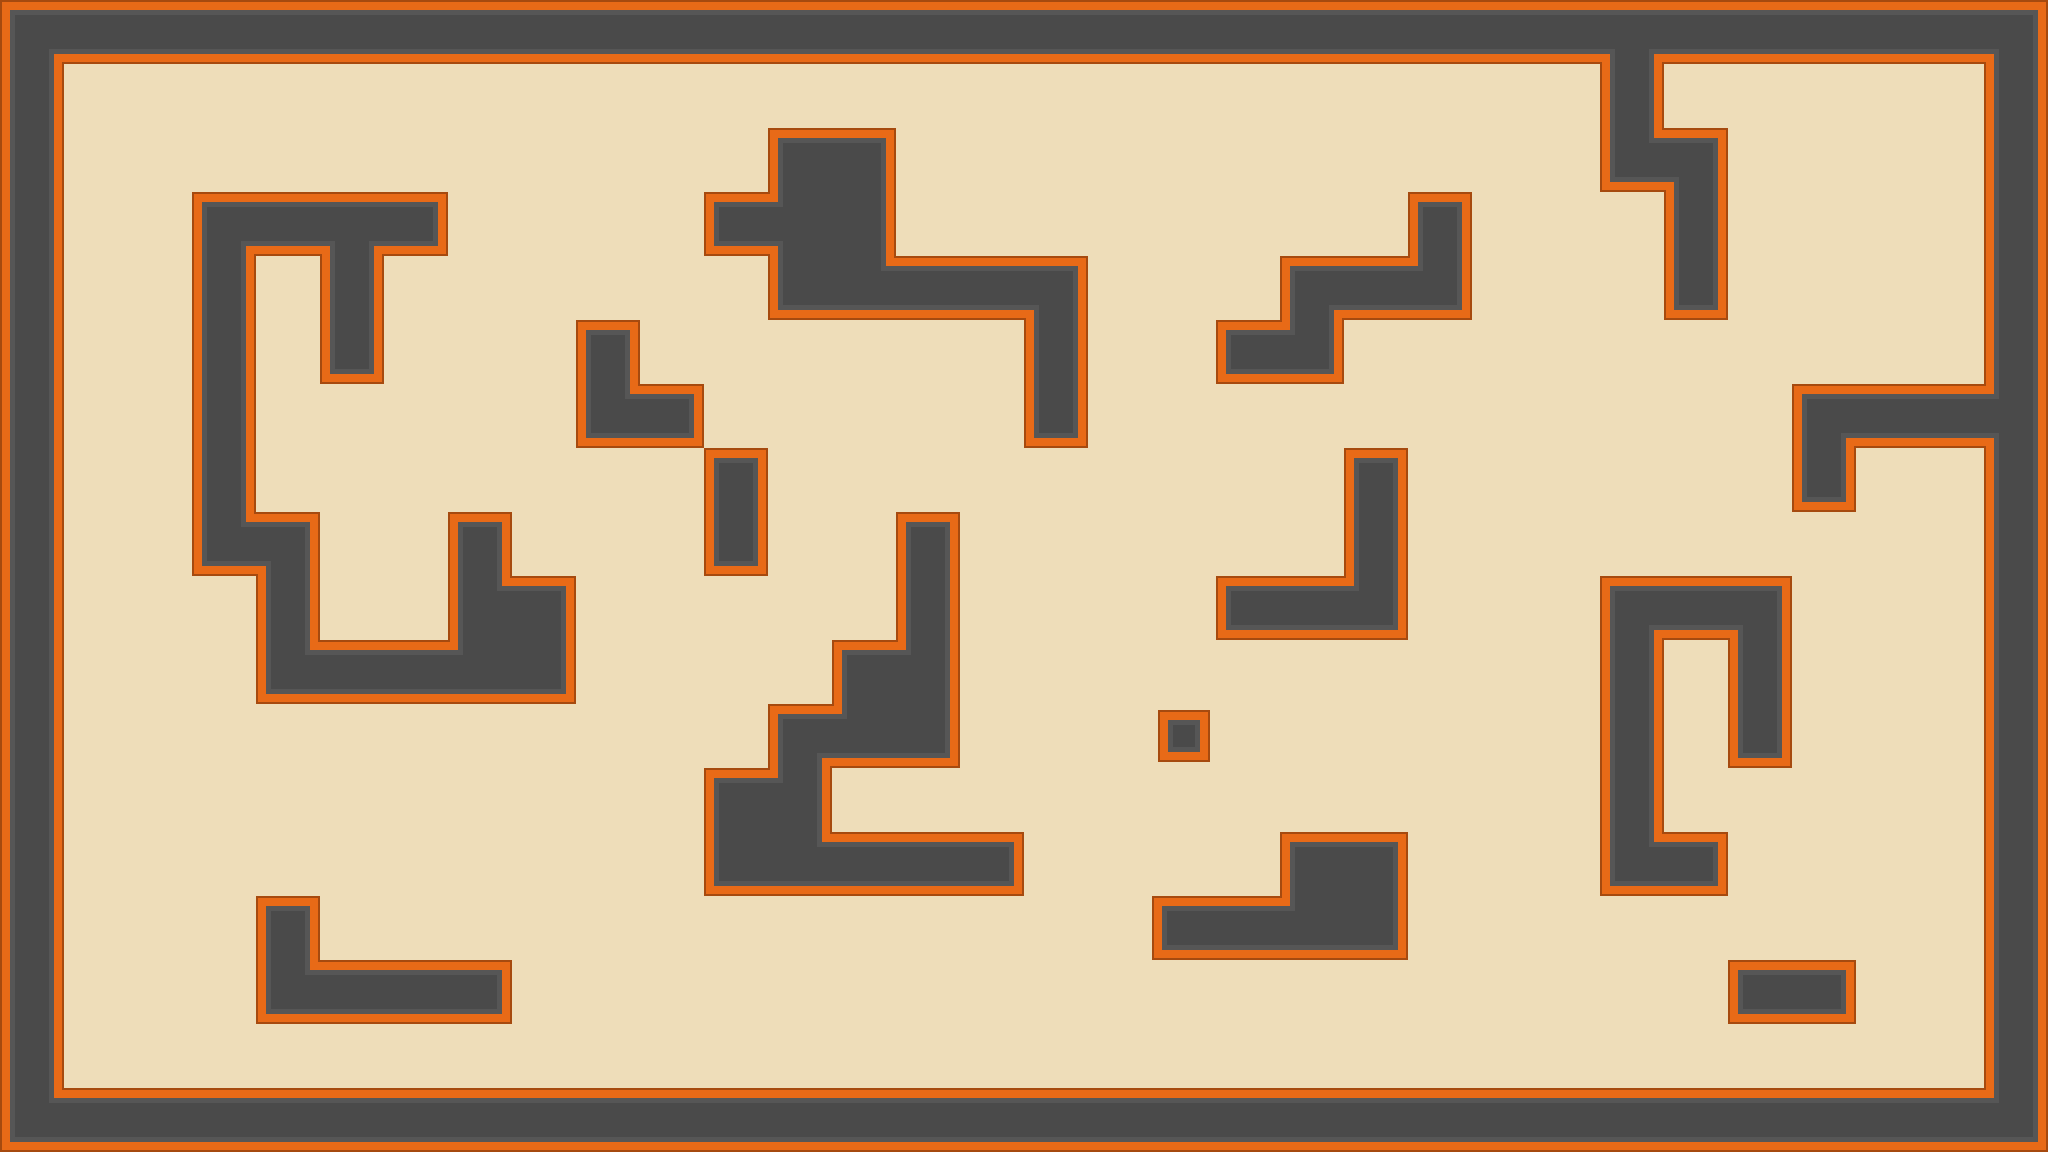

Below is a game level as drawn by its tile map, then a one-line description and the .tmx file that defines it, in full:
An orthogonal 32x18 tile map with 64x64 px tiles, 3 tile layers (groundLayer, collisionLayer, bulletLayer), 1 hidden layer not drawn, 2 tilesets.

<map version="1.9" tiledversion="1.9.2" orientation="orthogonal" renderorder="right-down" width="32" height="18" tilewidth="64" tileheight="64" infinite="0" nextlayerid="5" nextobjectid="1">
 <tileset firstgid="1" source="TileSet/pirateTileset.tsx" />
 <tileset firstgid="97" source="TileSet/shooterTileSet.tsx" />
 <layer id="1" name="groundLayer" width="32" height="18">
  <data encoding="csv">
18,18,18,18,18,18,18,18,18,18,18,18,18,18,18,18,18,18,18,18,18,18,18,18,18,18,18,18,18,18,18,18,
18,18,18,18,18,18,18,18,18,18,18,18,18,18,18,18,18,18,18,18,18,18,18,18,18,18,18,18,18,18,18,18,
18,18,18,18,18,18,18,18,18,18,18,18,18,18,18,18,18,18,18,18,18,18,18,18,18,18,18,18,18,18,18,18,
18,18,18,18,18,18,18,18,18,18,18,18,18,18,18,18,18,18,18,18,18,18,18,18,18,18,18,18,18,18,18,18,
18,18,18,18,18,18,18,18,18,18,18,18,18,18,18,18,18,18,18,18,18,18,18,18,18,18,18,18,18,18,18,18,
18,18,18,18,18,18,18,18,18,18,18,18,18,18,18,18,18,18,18,18,18,18,18,18,18,18,18,18,18,18,18,18,
18,18,18,18,18,18,18,18,18,18,18,18,18,18,18,18,18,18,18,18,18,18,18,18,18,18,18,18,18,18,18,18,
18,18,18,18,18,18,18,18,18,18,18,18,18,18,18,18,18,18,18,18,18,18,18,18,18,18,18,18,18,18,18,18,
18,18,18,18,18,18,18,18,18,18,18,18,18,18,18,18,18,18,18,18,18,18,18,18,18,18,18,18,18,18,18,18,
18,18,18,18,18,18,18,18,18,18,18,18,18,18,18,18,18,18,18,18,18,18,18,18,18,18,18,18,18,18,18,18,
18,18,18,18,18,18,18,18,18,18,18,18,18,18,18,18,18,18,18,18,18,18,18,18,18,18,18,18,18,18,18,18,
18,18,18,18,18,18,18,18,18,18,18,18,18,18,18,18,18,18,18,18,18,18,18,18,18,18,18,18,18,18,18,18,
18,18,18,18,18,18,18,18,18,18,18,18,18,18,18,18,18,18,18,18,18,18,18,18,18,18,18,18,18,18,18,18,
18,18,18,18,18,18,18,18,18,18,18,18,18,18,18,18,18,18,18,18,18,18,18,18,18,18,18,18,18,18,18,18,
18,18,18,18,18,18,18,18,18,18,18,18,18,18,18,18,18,18,18,18,18,18,18,18,18,18,18,18,18,18,18,18,
18,18,18,18,18,18,18,18,18,18,18,18,18,18,18,18,18,18,18,18,18,18,18,18,18,18,18,18,18,18,18,18,
18,18,18,18,18,18,18,18,18,18,18,18,18,18,18,18,18,18,18,18,18,18,18,18,18,18,18,18,18,18,18,18,
18,18,18,18,18,18,18,18,18,18,18,18,18,18,18,18,18,18,18,18,18,18,18,18,18,18,18,18,18,18,18,18
</data>
 </layer>
 <layer id="4" name="collisionLayer" width="32" height="18">
  <data encoding="csv">
205,207,207,207,207,207,207,207,207,207,207,207,207,207,207,207,207,207,207,207,207,207,207,207,207,208,207,207,207,207,207,206,
234,0,0,0,0,0,0,0,0,0,0,0,0,0,0,0,0,0,0,0,0,0,0,0,0,234,0,0,0,0,0,234,
234,0,0,0,0,0,0,0,0,0,0,0,212,213,0,0,0,0,0,0,0,0,0,0,0,232,206,0,0,0,0,234,
234,0,0,205,207,208,210,0,0,0,0,238,289,264,0,0,0,0,0,0,0,0,237,0,0,0,234,0,0,0,0,234,
234,0,0,234,0,234,0,0,0,0,0,0,239,345,207,207,206,0,0,0,205,207,233,0,0,0,211,0,0,0,0,234,
234,0,0,234,0,211,0,0,0,237,0,0,0,0,0,0,234,0,0,238,233,0,0,0,0,0,0,0,0,0,0,234,
234,0,0,234,0,0,0,0,0,232,210,0,0,0,0,0,211,0,0,0,0,0,0,0,0,0,0,0,205,207,207,236,
234,0,0,234,0,0,0,0,0,0,0,237,0,0,0,0,0,0,0,0,0,237,0,0,0,0,0,0,211,0,0,234,
234,0,0,232,206,0,0,237,0,0,0,211,0,0,237,0,0,0,0,0,0,234,0,0,0,0,0,0,0,0,0,234,
234,0,0,0,234,0,0,315,213,0,0,0,0,0,234,0,0,0,0,238,207,233,0,0,0,205,207,206,0,0,0,234,
234,0,0,0,232,207,207,344,240,0,0,0,0,212,316,0,0,0,0,0,0,0,0,0,0,234,0,234,0,0,0,234,
234,0,0,0,0,0,0,0,0,0,0,0,205,344,240,0,0,0,267,0,0,0,0,0,0,234,0,211,0,0,0,234,
234,0,0,0,0,0,0,0,0,0,0,212,316,0,0,0,0,0,0,0,0,0,0,0,0,234,0,0,0,0,0,234,
234,0,0,0,0,0,0,0,0,0,0,239,345,207,207,210,0,0,0,0,212,213,0,0,0,232,210,0,0,0,0,234,
234,0,0,0,237,0,0,0,0,0,0,0,0,0,0,0,0,0,238,207,344,240,0,0,0,0,0,0,0,0,0,234,
234,0,0,0,232,207,207,210,0,0,0,0,0,0,0,0,0,0,0,0,0,0,0,0,0,0,0,238,210,0,0,234,
234,0,0,0,0,0,0,0,0,0,0,0,0,0,0,0,0,0,0,0,0,0,0,0,0,0,0,0,0,0,0,234,
232,207,207,207,207,207,207,207,207,207,207,207,207,207,207,207,207,207,207,207,207,207,207,207,207,207,207,207,207,207,207,233
</data>
 </layer>
 <layer id="3" name="bulletLayer" width="32" height="18">
  <data encoding="csv">
0,0,0,0,0,0,0,0,0,0,0,0,0,0,0,0,0,0,0,0,0,0,0,0,0,0,0,0,0,0,0,0,
0,0,0,0,0,0,0,0,0,0,0,0,0,0,0,0,0,0,0,0,0,0,0,0,0,0,0,0,0,0,0,0,
0,0,0,0,0,0,0,0,0,0,0,0,0,0,0,0,0,0,0,0,0,0,0,0,0,0,0,0,0,0,0,0,
0,0,0,0,0,0,0,0,0,0,0,0,0,0,0,0,0,0,0,0,0,0,0,0,0,0,0,0,0,0,0,0,
0,0,0,0,0,0,0,0,0,0,0,0,0,0,0,0,0,0,0,0,0,0,0,0,0,0,0,0,0,0,0,0,
0,0,0,0,0,0,0,0,0,0,0,0,0,0,0,0,0,0,0,0,0,0,0,0,0,0,0,0,0,0,0,0,
0,0,0,0,0,0,0,0,0,0,0,0,0,0,0,0,0,0,0,0,0,0,0,0,0,0,0,0,0,0,0,0,
0,0,0,0,0,0,0,0,0,0,0,0,0,0,0,0,0,0,0,0,0,0,0,0,0,0,0,0,0,0,0,0,
0,0,0,0,0,0,0,0,0,0,0,0,0,0,0,0,0,0,0,0,0,0,0,0,0,0,0,0,0,0,0,0,
0,0,0,0,0,0,0,0,0,0,0,0,0,0,0,0,0,0,0,0,0,0,0,0,0,0,0,0,0,0,0,0,
0,0,0,0,0,0,0,0,0,0,0,0,0,0,0,0,0,0,0,0,0,0,0,0,0,0,0,0,0,0,0,0,
0,0,0,0,0,0,0,0,0,0,0,0,0,0,0,0,0,0,0,0,0,0,0,0,0,0,0,0,0,0,0,0,
0,0,0,0,0,0,0,0,0,0,0,0,0,0,0,0,0,0,0,0,0,0,0,0,0,0,0,0,0,0,0,0,
0,0,0,0,0,0,0,0,0,0,0,0,0,0,0,0,0,0,0,0,0,0,0,0,0,0,0,0,0,0,0,0,
0,0,0,0,0,0,0,0,0,0,0,0,0,0,0,0,0,0,0,0,0,0,0,0,0,0,0,0,0,0,0,0,
0,0,0,0,0,0,0,0,0,0,0,0,0,0,0,0,0,0,0,0,0,0,0,0,0,0,0,0,0,0,0,0,
0,0,0,0,0,0,0,0,0,0,0,0,0,0,0,0,0,0,0,0,0,0,0,0,0,0,0,0,0,0,0,0,
0,0,0,0,0,0,0,0,0,0,0,0,0,0,0,0,0,0,0,0,0,0,0,0,0,0,0,0,0,0,0,0
</data>
 </layer>
 <layer id="2" name="spawnLayer" width="32" height="18" visible="0">
  <data encoding="csv">
0,0,0,0,0,0,0,0,0,0,0,0,0,0,0,0,0,0,0,0,0,0,0,0,0,0,0,0,0,0,0,0,
0,0,0,0,0,0,0,0,0,0,0,0,0,0,0,0,0,0,0,0,0,0,0,0,0,0,0,0,0,0,0,0,
0,0,0,0,0,0,0,0,0,0,0,0,0,0,0,0,0,0,0,0,0,0,0,0,0,0,0,0,0,0,0,0,
0,0,0,0,0,0,0,331,0,0,0,0,0,0,0,0,0,0,0,0,0,0,0,0,0,0,0,0,331,0,0,0,
0,0,0,0,0,0,0,0,0,0,0,0,0,0,0,0,0,0,0,0,0,0,0,0,0,0,0,0,0,0,0,0,
0,0,0,0,0,0,0,0,0,0,0,0,0,0,0,331,0,0,0,0,0,0,0,0,331,0,0,0,0,0,0,0,
0,0,0,0,0,0,0,0,0,0,0,0,0,0,0,0,0,0,0,0,0,0,0,0,0,0,0,0,0,0,0,0,
0,0,0,0,0,0,0,0,0,0,0,0,0,0,0,0,0,0,0,0,0,0,0,0,0,0,0,0,0,0,0,0,
0,0,0,0,0,0,0,0,0,0,0,0,0,0,0,0,0,0,0,0,331,0,0,0,0,0,0,0,0,0,0,0,
0,0,0,0,0,0,0,0,0,0,0,0,0,0,0,0,0,0,0,0,0,0,0,0,0,0,0,0,0,0,0,0,
0,0,0,0,0,0,0,0,0,0,0,0,0,0,0,0,0,0,0,0,0,0,0,0,0,0,0,0,0,0,0,0,
0,0,0,0,0,0,0,0,0,0,0,331,0,0,0,0,0,0,0,0,0,0,0,0,0,0,0,0,0,0,0,0,
0,0,0,0,0,0,0,0,0,0,0,0,0,0,0,0,0,0,0,0,0,0,0,0,0,0,331,0,0,0,0,0,
0,0,0,0,0,0,0,0,0,0,0,0,0,0,0,0,0,0,0,331,0,0,0,0,0,0,0,0,0,0,0,0,
0,0,0,0,0,331,0,0,0,0,0,0,0,0,0,0,0,0,0,0,0,0,0,0,0,0,0,0,0,0,0,0,
0,0,0,0,0,0,0,0,0,0,0,0,0,0,0,0,0,0,0,0,0,0,0,0,0,0,0,0,0,0,0,0,
0,0,0,0,0,0,0,0,0,0,0,0,0,0,0,0,0,0,0,0,0,0,0,0,0,0,0,0,0,0,0,0,
0,0,0,0,0,0,0,0,0,0,0,0,0,0,0,0,0,0,0,0,0,0,0,0,0,0,0,0,0,0,0,0
</data>
 </layer>
</map>
